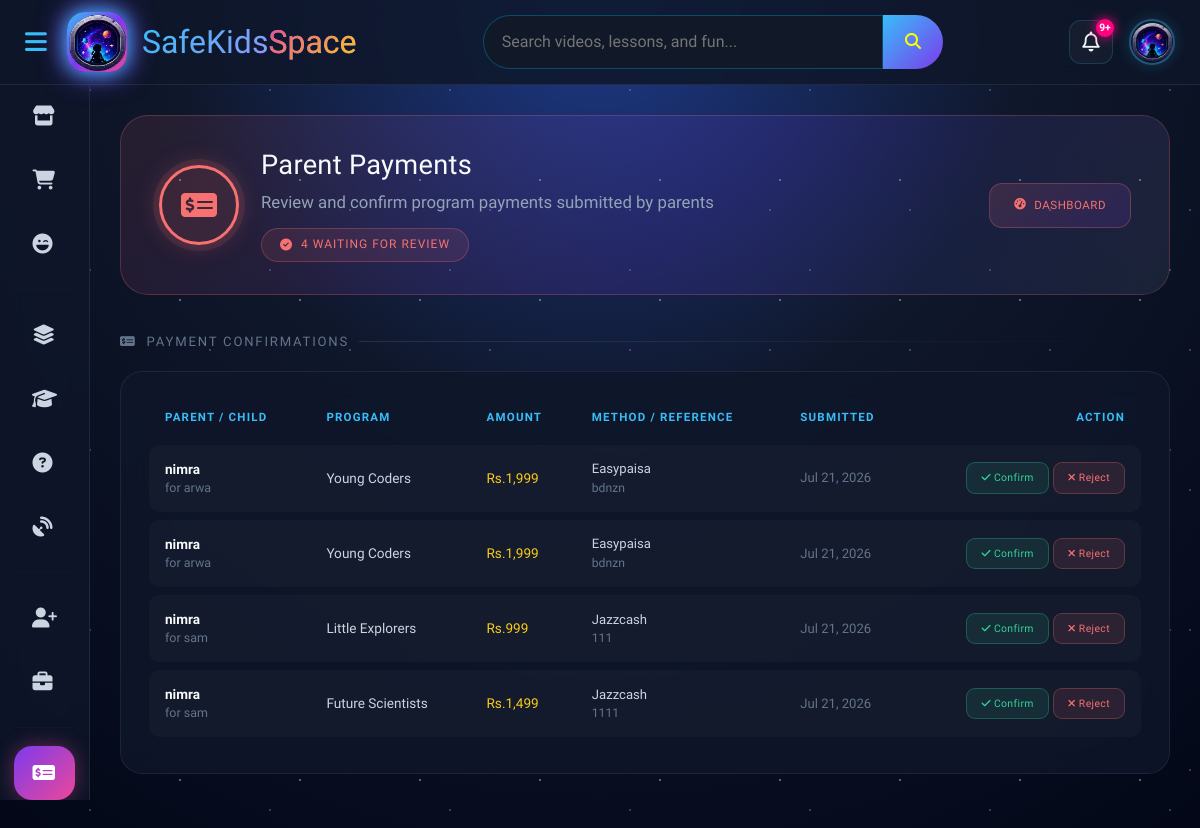
The app's page /admin/admin_payments.php (signed in), older data.
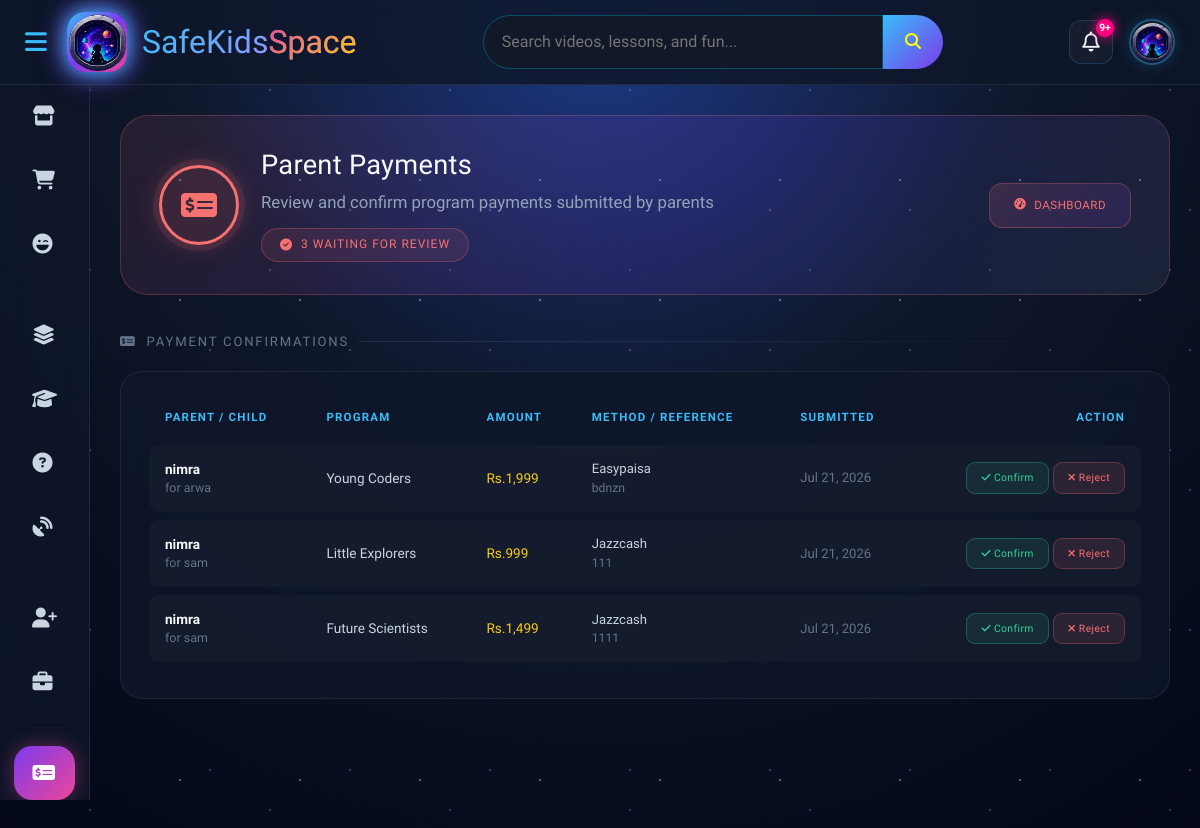
The same page, newer data.
### tables this page shows
CREATE TABLE `payments` (
  `id` int(11) NOT NULL,
  `enrollment_id` int(11) NOT NULL,
  `amount` decimal(10,2) NOT NULL,
  `method` varchar(50) DEFAULT 'manual',
  `reference_note` varchar(255) DEFAULT NULL,
  `status` enum('pending','confirmed','rejected') NOT NULL DEFAULT 'pending',
  `confirmed_by` int(11) DEFAULT NULL,
  `period_start` date DEFAULT NULL,
  `period_end` date DEFAULT NULL,
  `created_at` timestamp NOT NULL DEFAULT current_timestamp(),
  `confirmed_at` timestamp NULL DEFAULT NULL
);

CREATE TABLE `users` (
  `id` int(11) NOT NULL,
  `fullname` varchar(100) DEFAULT NULL,
  `email` varchar(100) DEFAULT NULL,
  `password` varchar(255) DEFAULT NULL,
  `role` enum('admin','student','parent','teacher') DEFAULT 'student',
  `account_status` enum('active','pending_deactivation','deactivated') NOT NULL DEFAULT 'active',
  `can_go_live` tinyint(1) NOT NULL DEFAULT 0,
  `created_at` timestamp NOT NULL DEFAULT current_timestamp(),
  `profile_pic` varchar(255) DEFAULT NULL
);

CREATE TABLE `programs` (
  `id` int(11) NOT NULL,
  `title` varchar(150) NOT NULL,
  `slug` varchar(150) NOT NULL,
  `age_range` varchar(20) NOT NULL,
  `subjects` varchar(500) NOT NULL,
  `monthly_price` decimal(10,2) NOT NULL,
  `icon` varchar(50) DEFAULT 'fa-graduation-cap',
  `status` enum('active','inactive') NOT NULL DEFAULT 'active',
  `created_at` timestamp NOT NULL DEFAULT current_timestamp()
);

### admin/admin_payments.php (the view, shortened to what this page needs)
<?php
require_once __DIR__ . '/../includes/db.php';
try {
    $pending_payments = $pdo->query(
        "SELECT pay.id, pay.amount, pay.method, pay.reference_note, pay.created_at, pay.period_start, pay.period_end,
                e.id AS enrollment_id, p.title AS program_title,
                parent.fullname AS parent_name, child.fullname AS child_name
         FROM payments pay
         JOIN enrollments e ON e.id = pay.enrollment_id
         JOIN programs p ON p.id = e.program_id
         JOIN users parent ON parent.id = e.parent_id
         JOIN users child ON child.id = e.child_id
         WHERE pay.status = 'pending'
         ORDER BY pay.created_at ASC"
    )->fetchAll();
} catch (PDOException $e) {
    $pending_payments = [];
}
?>
<!DOCTYPE html>
<html lang="en">
<head>
    <link href="https://cdn.jsdelivr.net/npm/bootstrap@5.3.3/dist/css/bootstrap.min.css" rel="stylesheet">
    <link rel="stylesheet" href="https://cdnjs.cloudflare.com/ajax/libs/font-awesome/6.5.2/css/all.min.css">
    <link rel="stylesheet" href="../assets/layout.css">
    <link rel="stylesheet" href="../assets/admin.css">
</head>
<body>
<?php include __DIR__ . '/../includes/admin_navbar.php'; ?>
<div class="main-content ad-wrap">
    <div class="ad-hero">
        <div class="ad-hero-left">
            <div class="ad-hero-icon"><i class="fa-solid fa-money-check-dollar"></i></div>
            <div>
                <h1 class="ad-hero-title">Parent Payments</h1>
                <p class="ad-hero-sub">Review and confirm program payments submitted by parents</p>
                <span class="ad-hero-badge"><i class="fa-solid fa-circle-check"></i> <?= count($pending_payments) ?> Waiting for Review</span>
            </div>
        </div>
        <div class="ad-hero-right">
            <a href="admin_dashboard.php" class="ad-back-btn"><i class="fa-solid fa-gauge-high"></i> Dashboard</a>
        </div>
    </div>
    <p class="ad-section-title"><i class="fa-solid fa-money-check-dollar"></i> Payment Confirmations</p>
    <div class="ad-card">
        <div style="overflow-x:auto;">
            <table class="ad-table">
                <thead>
                    <tr>
                        <th>Parent / Child</th>
                        <th>Program</th>
                        <th>Amount</th>
                        <th>Method / Reference</th>
                        <th>Submitted</th>
                        <th style="text-align:right;">Action</th>
                    </tr>
                </thead>
                <tbody>
                    <?php if (!empty($pending_payments)): ?>
                        <?php foreach ($pending_payments as $pay): ?>
                            <tr>
                                <td style="color:#f8fafc; font-weight:600; font-size:.85rem;">
                                    <?= htmlspecialchars($pay['parent_name']) ?>
                                    <div style="color:#64748b; font-weight:400; font-size:.78rem;">for <?= htmlspecialchars($pay['child_name']) ?></div>
                                </td>
                                <td style="color:#cbd5e1; font-size:.85rem;"><?= htmlspecialchars($pay['program_title']) ?></td>
                                <td style="color:#facc15; font-family:'Orbitron',sans-serif; font-size:.85rem;">Rs.<?= number_format($pay['amount'], 0) ?></td>
                                <td style="color:#cbd5e1; font-size:.82rem;">
                                    <?= htmlspecialchars(ucfirst(str_replace('_', ' ', $pay['method']))) ?>
                                    <div style="color:#64748b; font-size:.76rem;"><?= htmlspecialchars($pay['reference_note']) ?></div>
                                </td>
                                <td style="color:#64748b; font-size:.82rem;"><?= date('M d, Y', strtotime($pay['created_at'])) ?></td>
                                <td style="text-align:right; white-space:nowrap;">
                                    <form action="admin_payments.php" method="POST" style="display:inline;">
                                        <button type="submit" class="ad-live-toggle-btn ad-live-toggle-grant">
                                            <i class="fa-solid fa-check"></i> Confirm
                                        </button>
                                    </form>
                                    <form action="admin_payments.php" method="POST" style="display:inline;">
                                        <button type="submit" class="ad-live-toggle-btn ad-live-toggle-revoke">
                                            <i class="fa-solid fa-xmark"></i> Reject
                                        </button>
                                    </form>
                                </td>
                            </tr>
                        <?php endforeach; ?>
                    <?php endif; ?>
                </tbody>
            </table>
        </div>
    </div>
</div>
</body>
</html>

Row changes from the older to the newer data that the page shows:
no longer on this page (row edited): payments: users.fullname "nimra", users.fullname "arwa", programs.title "Young Coders", amount "1,999", method "Easypaisa", reference_note "bdnzn", created_at "Jul 21, 2026"
Text that changed along with them:
count($pending_payments): "4" → "3"
